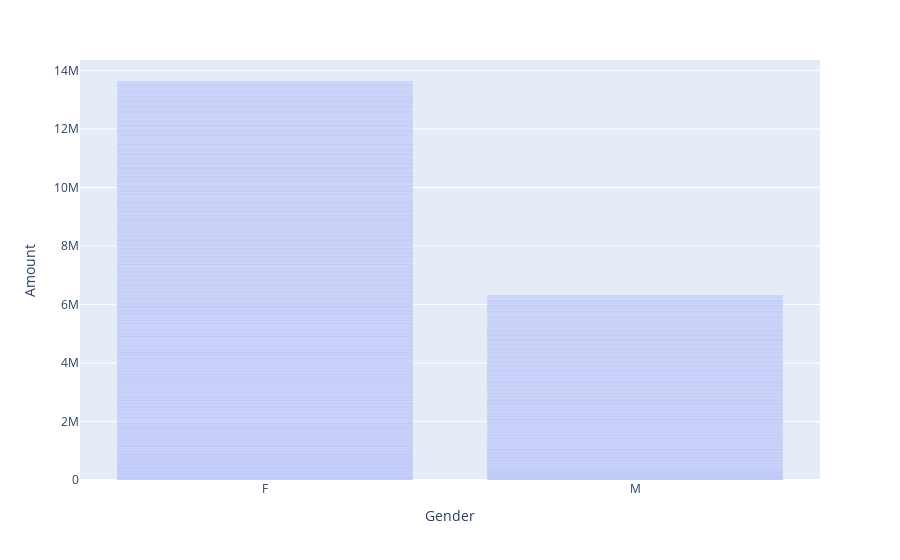

Source (notebook cell):
### Code cell
px.bar(df1,x='Gender',y='Amount')

### Figure 1 — Plotly figure (JSON) as saved in the notebook; plotly's stock layout.template omitted (floating-point values rounded to 4 significant figures; data arrays with more than 128 entries replaced by an {"elided": "..."} marker saying what was removed)
{"data": [{"alignmentgroup": "True", "hovertemplate": "Gender=%{x}<br>Amount=%{y}<extra></extra>", "legendgroup": "", "marker": {"color": "#636efa", "pattern": {"shape": ""}}, "name": "", "offsetgroup": "", "orientation": "v", "showlegend": false, "textposition": "auto", "type": "bar", "x": {"elided": "1000 str values"}, "xaxis": "x", "y": {"elided": "1000 int values"}, "yaxis": "y"}], "layout": {"barmode": "relative", "legend": {"tracegroupgap": 0}, "margin": {"t": 60}, "xaxis": {"anchor": "y", "domain": [0, 1], "title": {"text": "Gender"}}, "yaxis": {"anchor": "x", "domain": [0, 1], "title": {"text": "Amount"}}}}
